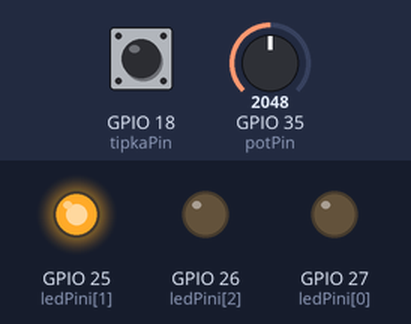
Bench run of a program on a simulated ESP32. On the bench: output pins drawn as LEDs (lit = HIGH). The test bench sets the inputs (shaded band); at power-on: GPIO 35 (potPin) = 2048, GPIO 18 (tipkaPin) HIGH. WiFi joins after 1.5 s; servers stay silent unless stated.

Above: at 2.7 s.
2.8 s: GPIO 35 (potPin) set to 1995
4.3 s: GPIO 35 (potPin) set to 1919
At 5.0 s:
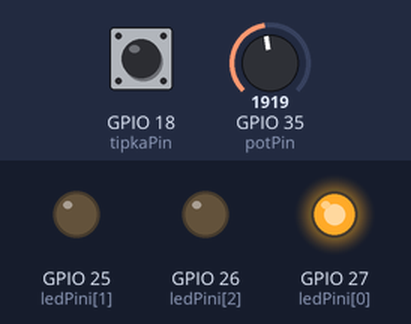
5.8 s: GPIO 35 (potPin) set to 2188
At 6.1 s:
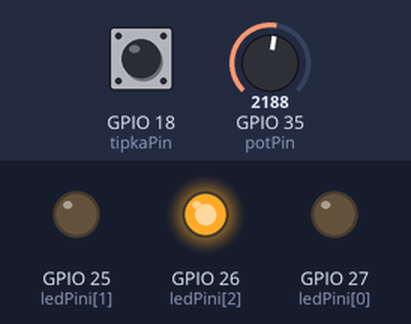
7.3 s: GPIO 35 (potPin) set to 2085
At 8.4 s:
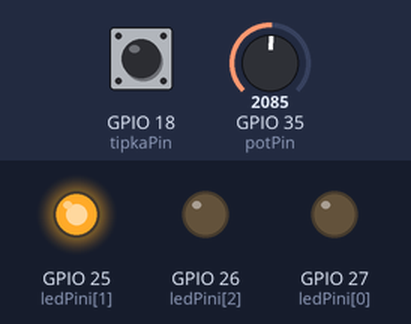
8.8 s: GPIO 35 (potPin) set to 1908
At 9.6 s:
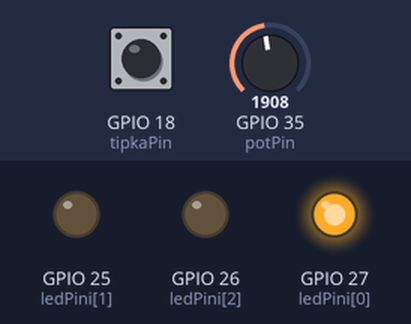
Timing chart, 0 to 11.3 s (numbered marks = the images above; inputs shaded):
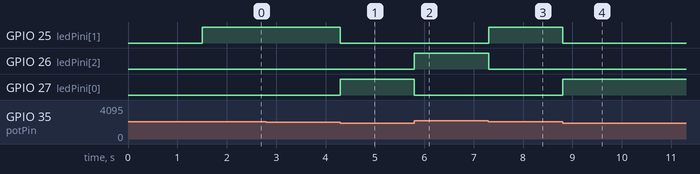

Measured:
- the behaviour switches between 1948 and 1947 on GPIO 35 (potPin) (found by bisection; images 0 and 1)
- the behaviour switches between 2149 and 2148 on GPIO 35 (potPin) (found by bisection; images 2 and 3)
- after the input at 2.8 s, every drawn part: stays the same
- after the input at 4.3 s, GPIO 25 (ledPini[1]): HIGH → LOW at once; GPIO 27 (ledPini[0]): LOW → HIGH at once
- after the input at 5.8 s, GPIO 26 (ledPini[2]): LOW → HIGH at once; GPIO 27 (ledPini[0]): HIGH → LOW at once
- after the input at 7.3 s, GPIO 25 (ledPini[1]): LOW → HIGH at once; GPIO 26 (ledPini[2]): HIGH → LOW at once
- after the input at 8.8 s, GPIO 25 (ledPini[1]): HIGH → LOW at once; GPIO 27 (ledPini[0]): LOW → HIGH at once

The program:

main.cpp
```cpp
#include <Arduino.h>
#include <WiFi.h>
#include <WebSocketsClient.h>
#include <ArduinoJson.h>

// --- SEGMENT: Sistemska konfiguracija ---
const char* ssid = "Andraz’s iphone";
const char* password = "Marolt2005!";

// Definicije pinov za aktuatorje (LED) in senzorje (potenciometer, tipka)
const int ledPini[] = {27, 25, 26}; // Modra, Zelena, Rdeča
const int potPin = 35;
const int tipkaPin = 18;

WebSocketsClient webSocket;

void setup() {
    Serial.begin(115200);

    // Inicializacija pinov: LED diode kot izhodi, tipka kot vhod s pull-up uporom
    for(int i=0; i<3; i++) pinMode(ledPini[i], OUTPUT);
    pinMode(tipkaPin, INPUT_PULLUP);

    // Povezava na lokalno WiFi omrežje
    WiFi.begin(ssid, password);
    while (WiFi.status() != WL_CONNECTED) delay(500);

    // Vzpostavitev WebSocket odjemalca za realnočasovno telemetrijo
    webSocket.begin("172.20.10.3", 8080);
}

void loop() {
    // WebSocket "heartbeat": ključno za vzdrževanje stabilne povezave s strežnikom
    webSocket.loop();

    // --- SEGMENT 1: Detekcija dogodkov (Edge detection) ---
    // Zaznava pritiska tipke s preprečevanjem odbojev (debounce)
    static bool zadnjeStanje = HIGH;
    bool trenutnoStanje = digitalRead(tipkaPin);
    if (trenutnoStanje == LOW && zadnjeStanje == HIGH) {
        // Pošiljanje ukaza v JSON formatu (standardizirana komunikacija)
        webSocket.sendTXT("{\"ukaz\": \"klik\"}");
        delay(50);
    }
    zadnjeStanje = trenutnoStanje;

    // --- SEGMENT 2: Lokalna kontrola (Hysteresis/Logic) ---
    // ESP32 izvaja logiko lokalno za zagotavljanje takojšnjega odziva (nizka latenca)
    int val = analogRead(potPin);
    digitalWrite(ledPini[0], val < 1948);                     // Modra: prenizka vrednost
    digitalWrite(ledPini[1], val >= 1948 && val <= 2148);     // Zelena: idealno območje
    digitalWrite(ledPini[2], val > 2148);                     // Rdeča: previsoka vrednost

    // --- SEGMENT 3: Asinhrono pošiljanje telemetrije ---
    // Uporaba časovnika (millis) preprečuje blokiranje zanke (npr. z delay())
    static unsigned long zadnjiCas = 0;
    if (millis() - zadnjiCas > 100) {
        // Serializacija podatkov v JSON za prenos v brskalnik
        StaticJsonDocument<200> doc;
        doc["val"] = val;
        String output;
        serializeJson(doc, output);

        webSocket.sendTXT(output); // Pošiljanje paketa na WebSocket strežnik
        zadnjiCas = millis();
    }
}
```
